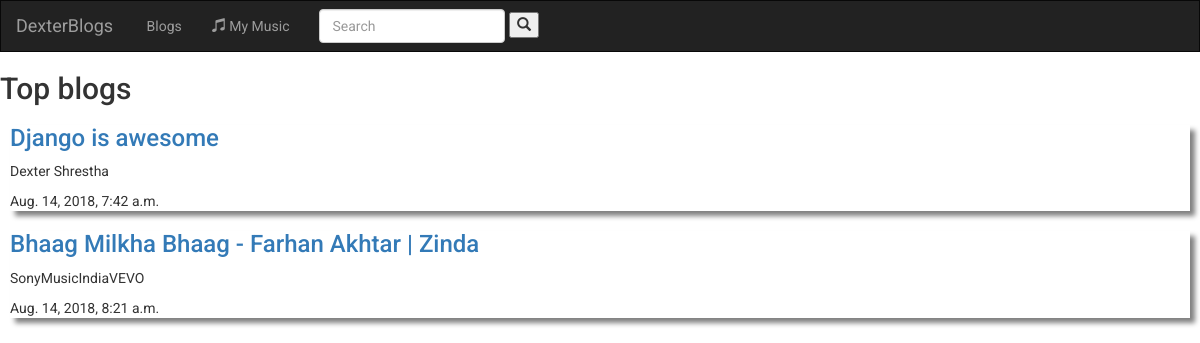
The page / on the database its author committed.
### blog/models.py (models this page shows, shortened)
class Blog(models.Model):
	blog_title = models.CharField(max_length=512)
	author = models.CharField(max_length=256)
	date = models.DateTimeField(default=datetime.now())
	media = models.CharField(max_length=256)
	article = models.TextField()
	category = models.CharField(max_length=32)

### blog/views.py (the view)
# urls.py: url(r'^$',views.top_blogs,name='index'), #define the homepage for this
def top_blogs(request):
	top = []
	for x in [1,2]:
		blog = get_object_or_404(Blog,pk=x)
		top.append(blog)
	content = {'top':top}
	return render(request,'blog/index.html',content)

### blog/templates/blog/index.html
{% extends 'blog/base.html' %}
{% block body %}
<h2>Top blogs</h2>
<div style="margin: 5px 10px">
{% if top %}
	{% for blog in top %}
		<div class='blogs_list' style="box-shadow:5px 5px 5px grey;">
			<h3><a href="{% url 'blog:blog' blog.id%}">{{blog.blog_title}}</a></h3>
			<p>{{blog.author}}</p>
			<p>{{blog.date}}</p>
		</div>
	{% endfor %}
{%endif%}
</div>
{% endblock %}

### rows shown on the page
Blog: blog_title "Django is awesome", author "Dexter Shrestha", date "Aug. 14, 2018, 7:42 a.m."
Blog: blog_title "Bhaag Milkha Bhaag - Farhan Akhtar | Zinda", author "SonyMusicIndiaVEVO", date "Aug. 14, 2018, 8:21 a.m."
